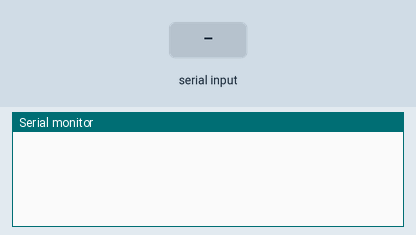
Simulated run of this sketch. Board: Arduino Uno, built with avr-gcc and run on an emulated ATmega328P. Parts: the last lines printed to the serial monitor. The test bench sets the inputs (shaded band).

Above: at 1.2 s.
1.3 s: "90,45\n" received over Serial
At 1.6 s:
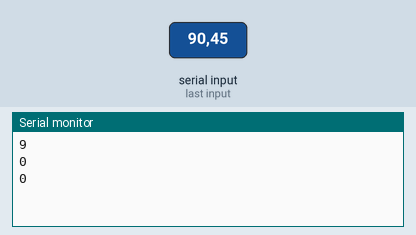
2.8 s: "30,150\n" received over Serial
At 4.0 s:
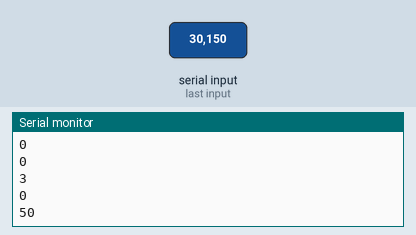
Timing chart, 0 to 5.8 s (numbered marks = the images above; inputs shaded):
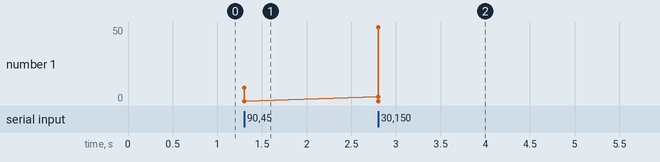

The sketch:

Serial_Receiver.ino
```cpp
#include <string>

void setup() {
  Serial.begin(115200); // Begin the Serial at 9600 Baud
}

void loop() {
  String incoming = ""; // String to hold incoming message

  while (Serial.available()) {
    // delay(10); // Delay to make sure all data is received
    char c = Serial.read();
    incoming += c;
  }

  if (incoming.length() > 0) {
    // Serial.println("Received from PC: " + incoming);
    // Echo the message back to PC
    int number = incoming.toInt();
    Serial.println(number);

  }
}
```

Measured:
- after the input at 1.3 s, the serial monitor: prints a new line at once (image 1)
- after the input at 2.8 s, the serial monitor: prints a new line at once (image 2)
- plotted number 1: 0 → 50 after the input at 2.8 s
